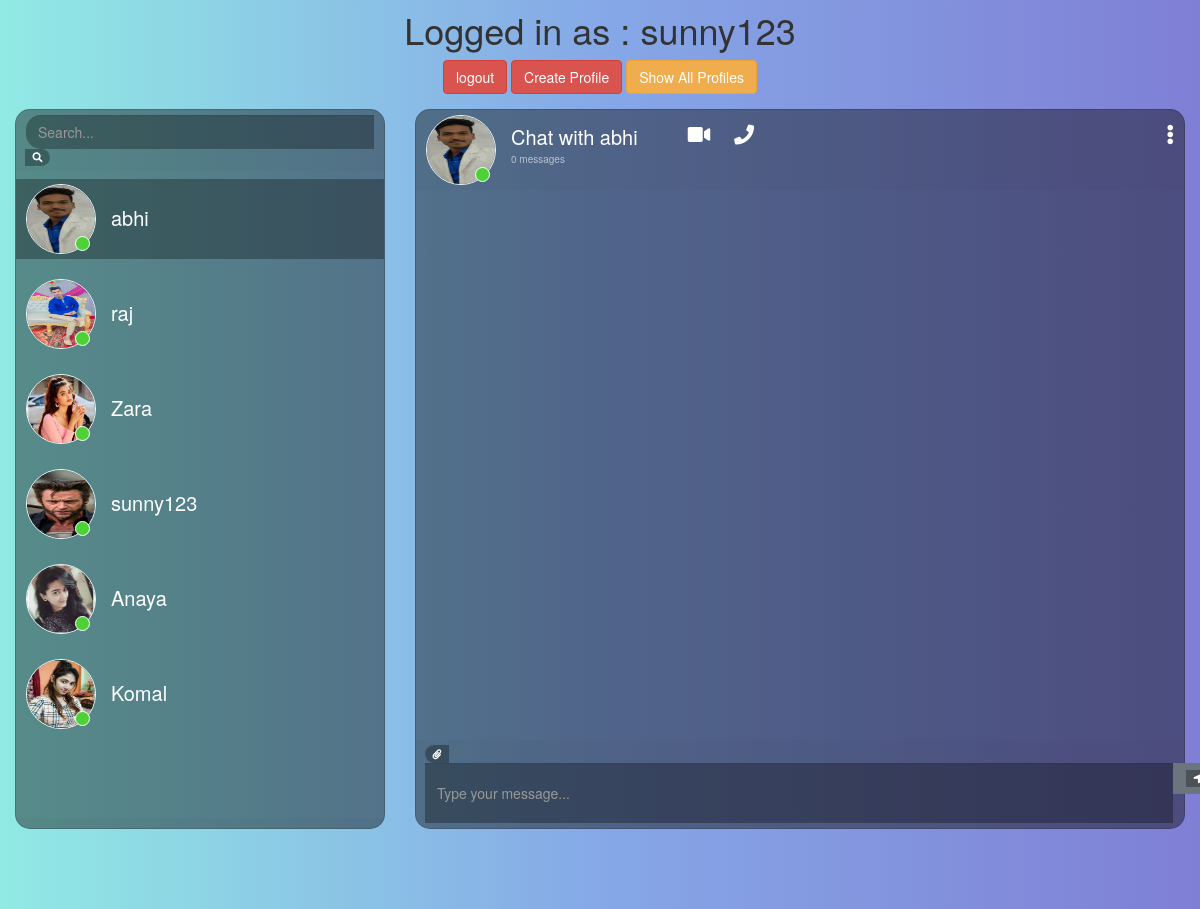
Page /accounts/home/ (signed in) on the committed database.
### chat/models.py (models this page shows)
class Thread(models.Model):
    first_person = models.ForeignKey(User,on_delete=models.CASCADE,related_name='thread_first_person',null=True,blank=True)
    second_person = models.ForeignKey(User,on_delete=models.CASCADE,related_name='thread_second_person',null=True,blank=True)
    updated = models.DateTimeField(auto_now=True)
    timestamp = models.DateTimeField(auto_now_add=True)
    objects = ThreadManager()
    class Meta:
        unique_together = ['first_person','second_person']

class Profile(models.Model):
    username = models.OneToOneField(User,on_delete=models.CASCADE)
    bio = models.CharField(max_length=250)
    profile_picture = models.ImageField(upload_to='profile_img')

### chat/views.py (the view)
# urls.py: path('home/',views.message_page,name='home'),
@login_required
def message_page(request):
    threads = Thread.objects.by_user(user=request.user).prefetch_related('chatmessage_thread').order_by('timestamp')
    query = request.GET.get('search-user')
    return render(request,'messages.html',{'threads':threads,})

### chat/models.py (called while the page is built)
    def by_user(self,**kwargs):
        user = kwargs.get('user')
        lookup = Q(first_person=user) | Q(second_person=user)
        qs = self.get_queryset().filter(lookup).distinct()
        return qs

### chat/templates/messages.html (shortened to what this page needs)
{% load static %}
<!DOCTYPE html>
<html>
	<head>
		<link rel="stylesheet" href="https://stackpath.bootstrapcdn.com/bootstrap/4.1.3/css/bootstrap.min.css">
		<link rel="stylesheet" href="https://use.fontawesome.com/releases/v5.5.0/css/all.css">
        <link rel="stylesheet" href="https://cdn.jsdelivr.net/npm/bootstrap@5.3.2/dist/css/bootstrap.min.css">
		<link rel="stylesheet" type="text/css" href="https://cdnjs.cloudflare.com/ajax/libs/malihu-custom-scrollbar-plugin/3.1.5/jquery.mCustomScrollbar.min.css">
        <link rel="stylesheet" href="https://maxcdn.bootstrapcdn.com/bootstrap/3.4.1/css/bootstrap.min.css">
        <link rel="stylesheet" href="{% static 'css/messages.css' %}">
    </head>
	<body>
    {% if user.is_authenticated %}
        <h1 style="text-align: center; padding-right: 10px" class="px-3 m-3">Logged in as : {{ user.username }}</h1>
        <div class="text-center">
            <a href="{% url 'logout' %}"><button type="button" class="btn btn-danger">logout</button></a>
            <a href="{% url 'profile' %}"><button type="button" class="btn btn-danger">Create Profile</button></a>
            <a href="{% url 'all-profiles' %}"><button type="button" class="btn btn-warning">Show All Profiles</button></a>
        </div>
    {% endif %}
		<div class="container-fluid h-100">
			<div class="row justify-content-center h-100 ">
				<div class="col-md-4 col-xl-3 chat h-100 mt-4">
                    <div class="card mb-sm-3 mb-md-0 contacts_card">
					<div class="card-header">
                        <form action="">
                            <div class="input-group">
                                <input type="text" placeholder="Search..." name="search-user" class="form-control search">
                                <div class="input-group-prepend">
                                    <span class="input-group-text search_btn"><i class="fas fa-search"></i></span>
                                </div>
                            </div>
                        </form>
					</div>
					<div class="card-body contacts_body">
						<ui class="contacts">
                            {% for thread in threads %}
                                <li class="{% if forloop.first %} active {% endif %} contact-li" chat-id="chat_{{ thread.id }}" style="cursor: pointer">
                                    <div class="d-flex bd-highlight">
                                        <div class="img_cont">
                                            {% if thread.first_person == user %}
                                            <img src="{{thread.second_person.profile.profile_picture.url}}" class="rounded-circle user_img">
                                            <span class="online_icon"></span>
                                            {% else %}
                                            <img src="{{thread.first_person.profile.profile_picture.url}}" class="rounded-circle user_img">
                                            <span class="online_icon"></span>
                                            {% endif %}
                                        </div>
                                        <div class="user_info">
                                            {% if thread.first_person == user %}
                                                <span>{{ thread.second_person.username }}</span>
                                            {% else %}
                                                <span>{{ thread.first_person.username }}</span>
                                            {% endif %}
                                        </div>
                                    </div>
                                </li>
                            {% endfor %}
						</ui>
					</div>
					<div class="card-footer"></div>
				</div></div>
				<div class="col-md-8 col-xl-6 chat h-100 mt-4">
					<div class="card">
                        {% for thread in threads %}
                            <div class="messages-wrapper  {% if forloop.first %}hide is_active{% else %}hide{% endif %}" chat-id="chat_{{ thread.id }}" other-user-id="
                                        {% if thread.first_person == user %}
                                            {{ thread.second_person.id }}
                                        {% else %}
                                            {{ thread.first_person.id }}
                                        {% endif %}
                                    ">
                                <div class="card-header msg_head">
                                    <div class="d-flex bd-highlight">
                                        <div class="img_cont">
                                            {% if thread.first_person == user %}
                                            <img src="{{thread.second_person.profile.profile_picture.url}}" class="rounded-circle user_img">
                                            <span class="online_icon"></span>
                                            {% else %}
                                            <img src="{{thread.first_person.profile.profile_picture.url}}" class="rounded-circle user_img">
                                            <span class="online_icon"></span>
                                            {% endif %}
                                        </div>
                                        <div class="user_info">
                                            {% if thread.first_person == user %}
                                                    <span>Chat with {{ thread.second_person.username }}</span>
                                            {% else %}
                                                <span>Chat with {{ thread.first_person.username }}</span>
                                            {% endif %}
                                            <p>{{ thread.chatmessage_thread.all.count }} messages</p>
                                        </div>
                                        <div class="video_cam">
                                            <span><i class="fas fa-video"></i></span>
                                            <span><i class="fas fa-phone"></i></span>
                                        </div>
                                    </div>
                                    <span id="action_menu_btn"><i class="fas fa-ellipsis-v"></i></span>
                                </div>
                                <div class="card-body msg_card_body">
                                </div>
					        </div>
                        {% endfor %}
                        <div class="card-footer">
                                <form id="send-message-form">
                                    <div class="input-group">
                                        <div class="input-group-append">
                                            <span class="input-group-text attach_btn"><i class="fas fa-paperclip"></i></span>
                                        </div>
                                        <input type="text" name="" id="input-message" class="form-control type_msg" placeholder="Type your message...">
                                        <div class="input-group-append">
                                            <button class="btn btn-secondary" type="submit" id="msg-send">
                                                <span class="input-group-text send_btn">
                                                    <i class="fas fa-location-arrow"></i>
                                                </span>
                                            </button>
                                        </div>
                                </div>
                                </form>
                            </div>
                    </div>
				</div>
			</div>
		</div>
	</body>
</html>

### chat/static/css/messages.css (style rules this page uses)
body, html { height: 100%; margin: 0; background: #7f7fd5; background: -webkit-linear-gradient(to right, #91eae4, #86a8e7, #7f7fd5); background: linear-gradient(to right, #91eae4, #86a8e7, #7f7fd5); }
.chat { margin-top: auto; margin-bottom: auto; }
.card { height: 90%; border-radius: 15px !important; background-color: rgba(0, 0, 0, 0.4) !important; }
.contacts_body { padding: 0.75rem 0 !important; overflow-y: auto; white-space: nowrap; }
.msg_card_body { overflow-y: auto; max-height: 65%; padding-bottom: 20px; }
.card-header { border-radius: 15px 15px 0 0 !important; border-bottom: 0 !important; }
.card-footer { border-radius: 0 0 15px 15px !important; border-top: 0 !important; bottom: 0; position: absolute; width: 100%; }
.search { border-radius: 15px 0 0 15px !important; background-color: rgba(0, 0, 0, 0.3) !important; border: 0 !important; color: white !important; }
.type_msg { background-color: rgba(0, 0, 0, 0.3) !important; border: 0 !important; color: white !important; height: 60px !important; overflow-y: auto; }
.attach_btn { border-radius: 15px 0 0 15px !important; background-color: rgba(0, 0, 0, 0.3) !important; border: 0 !important; color: white !important; cursor: pointer; }
.send_btn { border-radius: 0 15px 15px 0 !important; background-color: rgba(0, 0, 0, 0.3) !important; border: 0 !important; color: white !important; cursor: pointer; }
.search_btn { border-radius: 0 15px 15px 0 !important; background-color: rgba(0, 0, 0, 0.3) !important; border: 0 !important; color: white !important; cursor: pointer; }
.contacts { list-style: none; padding: 0; }
.contacts li { width: 100% !important; padding: 5px 10px; margin-bottom: 15px !important; }
.active { background-color: rgba(0, 0, 0, 0.3); }
.user_img { height: 70px; width: 70px; border: 1.5px solid #f5f6fa; }
.img_cont { position: relative; height: 70px; width: 70px; }
.online_icon { position: absolute; height: 15px; width: 15px; background-color: #4cd137; border-radius: 50%; bottom: 0.2em; right: 0.4em; border: 1.5px solid white; }
.user_info { margin-top: auto; margin-bottom: auto; margin-left: 15px; }
.user_info span { font-size: 20px; color: white; }
.user_info p { font-size: 10px; color: rgba(255, 255, 255, 0.6); }
.video_cam { margin-left: 50px; margin-top: 5px; }
.video_cam span { color: white; font-size: 20px; cursor: pointer; margin-right: 20px; }
.msg_head { position: relative; }
#action_menu_btn { position: absolute; right: 10px; top: 10px; color: white; cursor: pointer; font-size: 20px; }
.is_active { display: block !important; }
.hide { display: none; }
.msg_card_body { -ms-overflow-style: none; scrollbar-width: none; }
.messages-wrapper { height: 100%; }

### rows in the picture
Thread: second_person.profile.profile_picture (picture), second_person.username "abhi", chatmessage_thread.all.count "0"
Thread: second_person.profile.profile_picture (picture), second_person.username "raj"
Thread: second_person.profile.profile_picture (picture), second_person.username "Zara"
Thread: second_person.profile.profile_picture (picture), second_person.username "sunny123"
Thread: second_person.profile.profile_picture (picture), second_person.username "Anaya"
Thread: second_person.profile.profile_picture (picture), second_person.username "Komal"

### other values in the picture
{{ user.username }} "sunny123"
